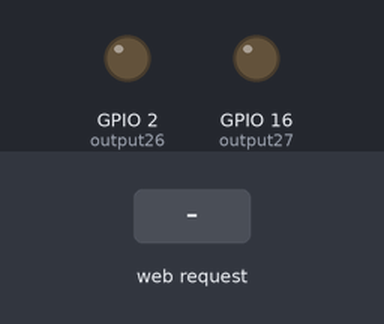
The sketch below on a simulated ESP8266 (NodeMCU). On the bench: output pins drawn as LEDs (lit = HIGH). Inputs (shaded band) come from the test bench. WiFi joins after 1.5 s; servers stay silent unless stated; what the sketch prints to the serial monitor is not drawn.

Above: at 2.7 s.
2.8 s: HTTP request GET /26/on received
At 3.5 s:
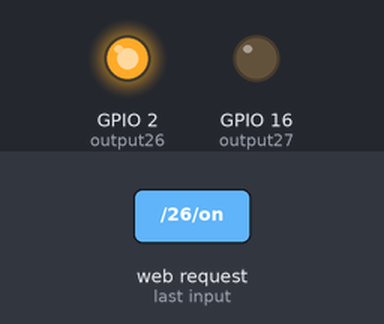
4.3 s: HTTP request GET /27/on received
At 4.6 s:
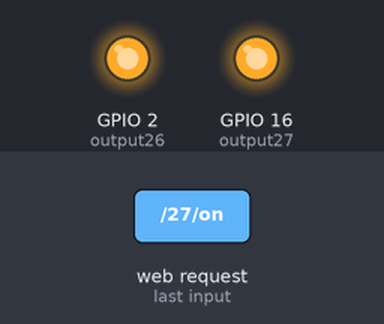
5.8 s: HTTP request GET /26/off received
At 7.0 s:
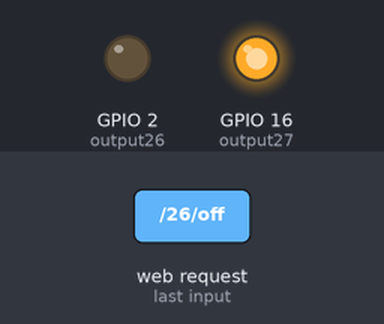
7.3 s: HTTP request GET /27/off received
At 8.1 s:
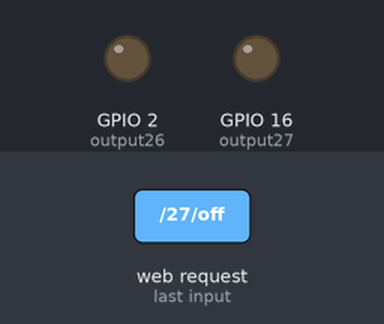
Timing chart, 0 to 9.8 s (numbered marks = the images above; inputs shaded):
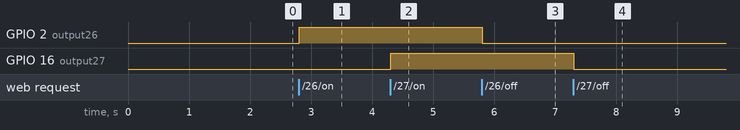

The sketch:

Esp8266_Ultrasonic.ino
```cpp
#include <ESP8266WiFi.h>
// Replace with your network credentials
const char* ssid     = "Wi-Fi Name";
const char* password = "Passwordul";

// Set web server port number to 80
WiFiServer server(80);

// Variable to store the HTTP request
String header;

// Auxiliar variables to store the current output state
String output26State = "off";
String output27State = "off";

// Assign output variables to GPIO pins
const int output26 = 2;
const int output27 = 16;

void setup() {
  Serial.begin(115200);
  // Initialize the output variables as outputs
  pinMode(output26, OUTPUT);
  pinMode(output27, OUTPUT);
  // Set outputs to LOW
  digitalWrite(output26, LOW);
  digitalWrite(output27, LOW);

  // Connect to Wi-Fi network with SSID and password
  Serial.print("Connecting to ");
  Serial.println(ssid);
  WiFi.begin(ssid, password);
  while (WiFi.status() != WL_CONNECTED) {
    delay(500);
    Serial.print(".");
  }
  // Print local IP address and start web server
  Serial.println("");
  Serial.println("WiFi connected.");
  Serial.println("IP address: ");
  Serial.println(WiFi.localIP());
  server.begin();
}

void loop(){
  WiFiClient client = server.available();   // Listen for incoming clients

  if (client) {                             // If a new client connects,
    Serial.println("New Client.");          // print a message out in the serial port
    String currentLine = "";                // make a String to hold incoming data from the client
    while (client.connected()) {            // loop while the client's connected
      if (client.available()) {             // if there's bytes to read from the client,
        char c = client.read();             // read a byte, then
        Serial.write(c);                    // print it out the serial monitor
        header += c;
        if (c == '\n') {                    // if the byte is a newline character
          // if the current line is blank, you got two newline characters in a row.
          // that's the end of the client HTTP request, so send a response:
          if (currentLine.length() == 0) {
            // HTTP headers always start with a response code (e.g. HTTP/1.1 200 OK)
            // and a content-type so the client knows what's coming, then a blank line:
            client.println("HTTP/1.1 200 OK");
            client.println("Content-type:text/html");
            client.println("Connection: close");
            client.println();

            // turns the GPIOs on and off
            if (header.indexOf("GET /26/on") >= 0) {
              Serial.println("GPIO 26 on");
              output26State = "on";
              digitalWrite(output26, HIGH);
            } else if (header.indexOf("GET /26/off") >= 0) {
              Serial.println("GPIO 26 off");
              output26State = "off";
              digitalWrite(output26, LOW);
            } else if (header.indexOf("GET /27/on") >= 0) {
              Serial.println("GPIO 27 on");
              output27State = "on";
              digitalWrite(output27, HIGH);
            } else if (header.indexOf("GET /27/off") >= 0) {
              Serial.println("GPIO 27 off");
              output27State = "off";
              digitalWrite(output27, LOW);
            }

            // Display the HTML web page
            client.println("<!DOCTYPE html><html>");
            client.println("<head><meta name=\"viewport\" content=\"width=device-width, initial-scale=1\">");
            client.println("<link rel=\"icon\" href=\"data:,\">");
            // CSS to style the on/off buttons
            // Feel free to change the background-color and font-size attributes to fit your preferences
            client.println("<style>html { font-family: Helvetica; display: inline-block; margin: 0px auto; text-align: center;}");
            client.println(".button { background-color: #4CAF50; border: none; color: white; padding: 16px 40px;");
            client.println("text-decoration: none; font-size: 30px; margin: 2px; cursor: pointer;}");
            client.println(".button2 {background-color: #555555;}</style></head>");

            // Web Page Heading
            client.println("<body><h1>ESP32 Web Server</h1>");

            // Display current state, and ON/OFF buttons for GPIO 26
            client.println("<p>GPIO 26 - State " + output26State + "</p>");
            // If the output26State is off, it displays the ON button
            if (output26State=="off") {
              client.println("<p><a href=\"/26/on\"><button class=\"button\">ON</button></a></p>");
            } else {
              client.println("<p><a href=\"/26/off\"><button class=\"button button2\">OFF</button></a></p>");
            }

            // Display current state, and ON/OFF buttons for GPIO 27
            client.println("<p>GPIO 27 - State " + output27State + "</p>");
            // If the output27State is off, it displays the ON button
            if (output27State=="off") {
              client.println("<p><a href=\"/27/on\"><button class=\"button\">ON</button></a></p>");
            } else {
              client.println("<p><a href=\"/27/off\"><button class=\"button button2\">OFF</button></a></p>");
            }
            client.println("</body></html>");

            // The HTTP response ends with another blank line
            client.println();
            // Break out of the while loop
            break;
          } else { // if you got a newline, then clear currentLine
            currentLine = "";
          }
        } else if (c != '\r') {  // if you got anything else but a carriage return character,
          currentLine += c;      // add it to the end of the currentLine
        }
      }
    }
    // Clear the header variable
    header = "";
    // Close the connection
    client.stop();
    Serial.println("Client disconnected.");
    Serial.println("");
  }
}
```

Measured:
- after the input at 2.8 s, GPIO 2 (output26): LOW → HIGH at once
- after the input at 4.3 s, GPIO 16 (output27): LOW → HIGH at once
- after the input at 5.8 s, GPIO 2 (output26): HIGH → LOW at once
- after the input at 7.3 s, GPIO 16 (output27): HIGH → LOW at once
